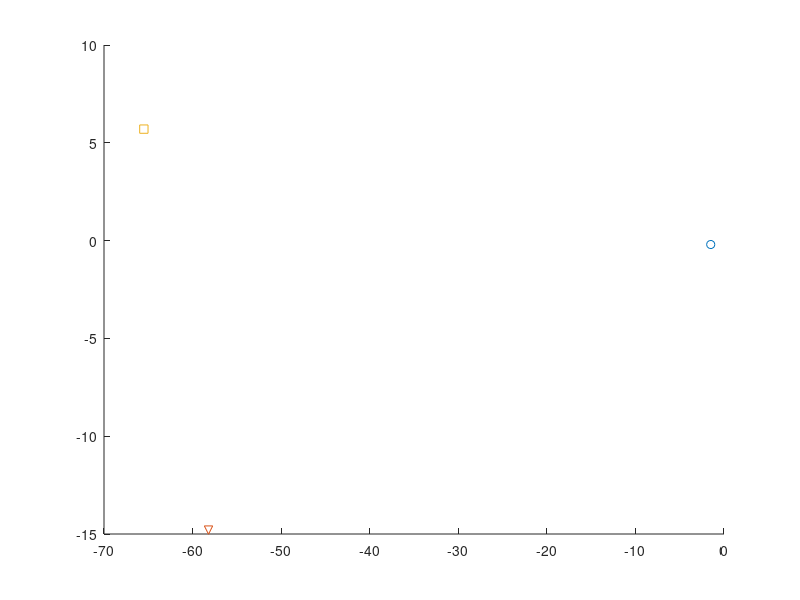

This chart was generated by the following MATLAB code:
close all
mpc1 = [-1.5, 1.4, -0.2];
mpc2 = [-58.2, 2.1, -14.8];
mpc3 = [-65.5, 2.1, 5.7];

figure
hold on
plot(mpc1(1),mpc1(3),'o')
plot(mpc2(1),mpc2(3),'v')
plot(mpc3(1),mpc3(3),'s')